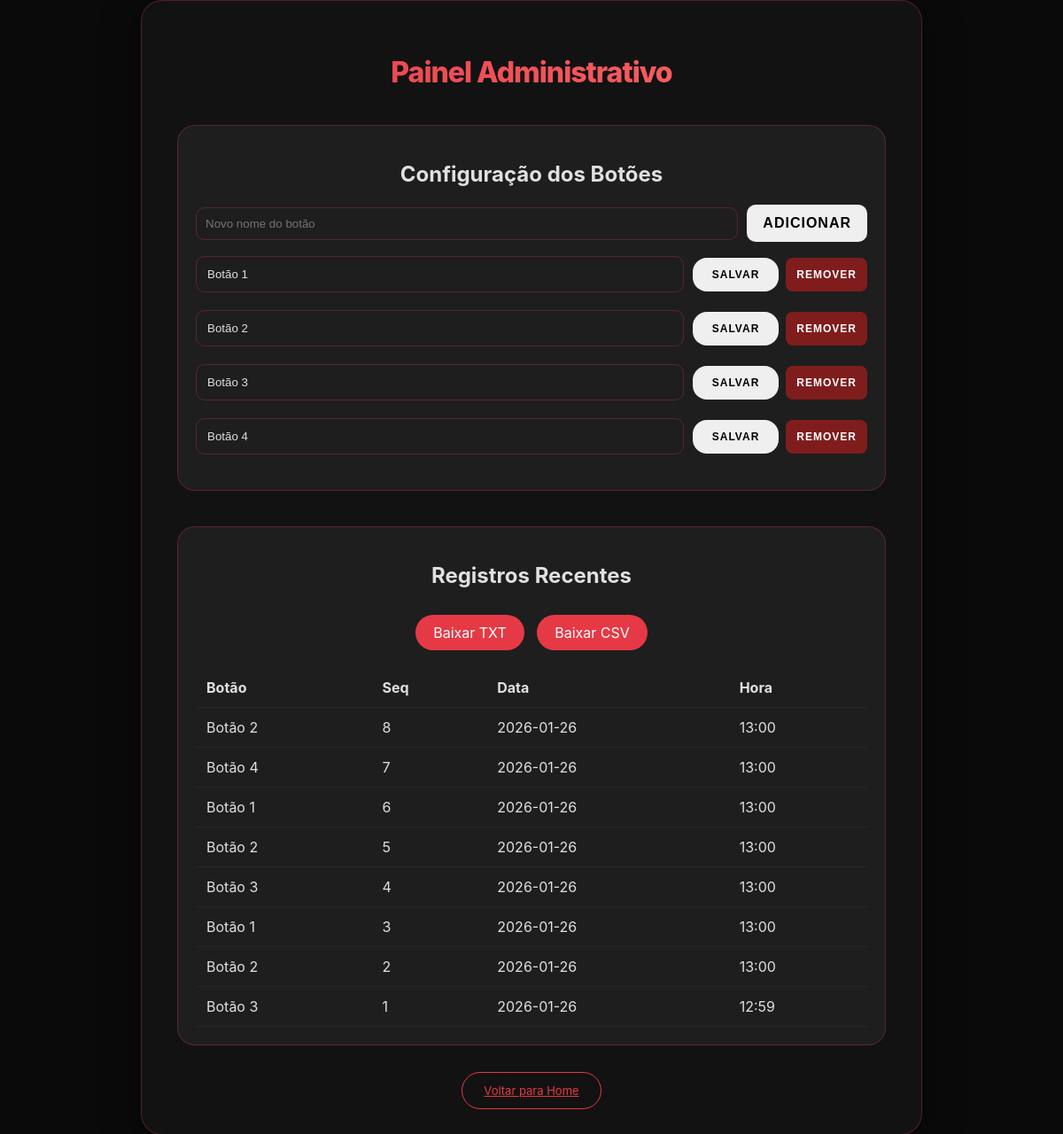
/admin, run on an earlier commit of the app's database.
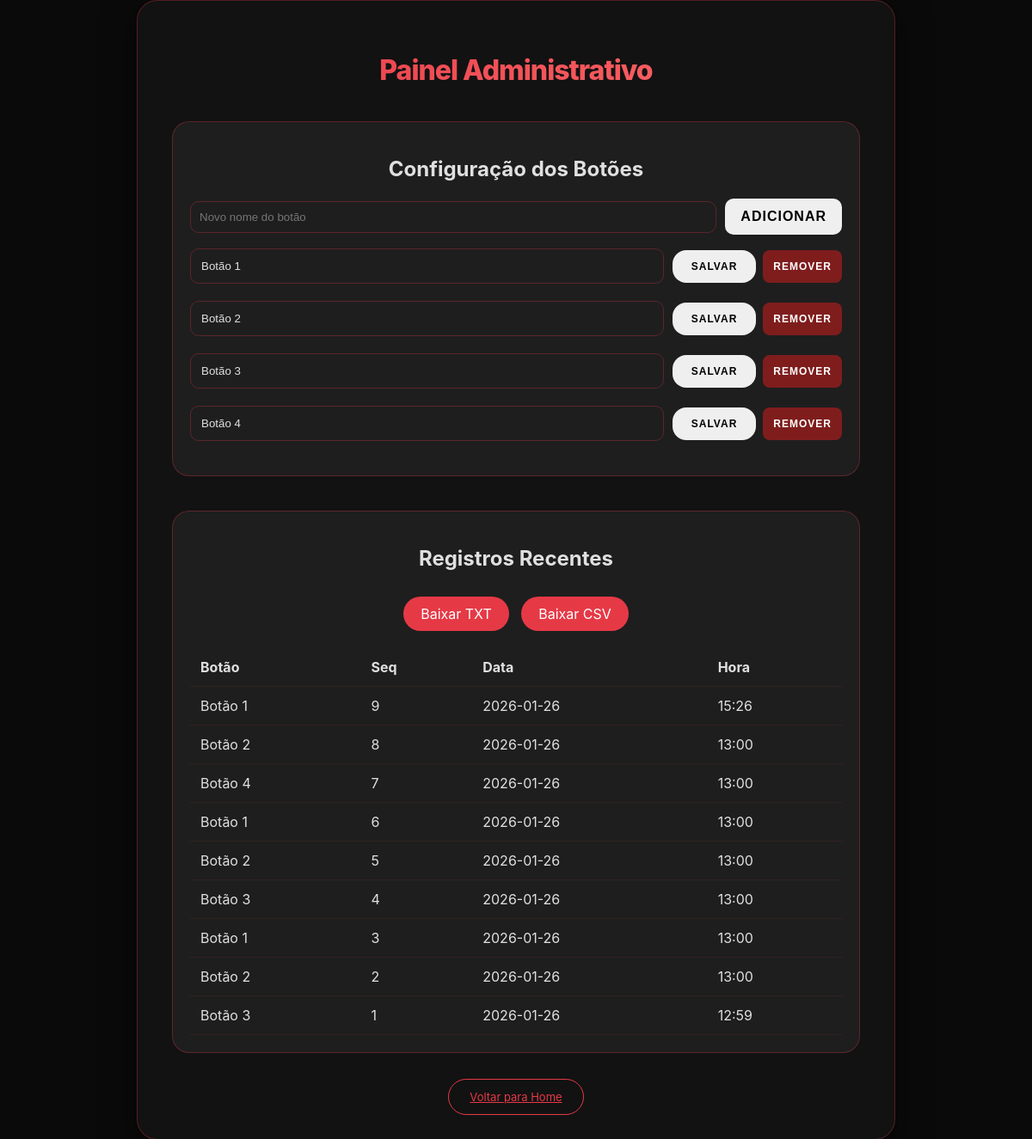
And on a later commit of the database.
### tables this page shows
CREATE TABLE botoes (
            id INTEGER PRIMARY KEY,
            nome TEXT
        );

CREATE TABLE cliques (
            id INTEGER PRIMARY KEY AUTOINCREMENT,
            botao TEXT,
            sequencial INTEGER,
            data TEXT,
            hora TEXT
        );

### app.py (the view)
@app.route('/admin')
def admin():
    conn = sqlite3.connect(DB_PATH)
    c = conn.cursor()
    c.execute("SELECT id, nome FROM botoes ORDER BY id")
    botoes = c.fetchall()
    c.execute("SELECT botao, sequencial, data, hora FROM cliques ORDER BY id DESC LIMIT 50")
    cliques = c.fetchall()
    conn.close()
    return render_template('admin.html', botoes=botoes, cliques=cliques)

### templates/admin.html (shortened to what this page needs)
<!DOCTYPE html>
<html lang="pt">
<head>
    <link rel="stylesheet" href="{{ url_for('static', filename='style.css') }}">
</head>
<body class="dark-mode">
    <div class="container" style="max-width: 800px;">
        <h1>Painel Administrativo</h1>
        <div class="admin-section">
            <h2>Configuração dos Botões</h2>
            <div style="display:flex; gap:10px; margin-bottom:16px; align-items:center;">
                <input type="text" id="new-button-name" placeholder="Novo nome do botão" style="flex:1; padding:10px; border-radius:10px; border:1px solid var(--border-vermelho); background:transparent; color:inherit;">
                <button onclick="addButton()" style="padding:10px 16px; border-radius:10px;">Adicionar</button>
            </div>
            {% for btn in botoes %}
            <div class="config-grid">
                <input type="text" id="name-{{ btn[0] }}" value="{{ btn[1] }}">
                <div style="display:flex; gap:8px; align-items:center;">
                    <button onclick="updateButton({{ btn[0] }})" style="padding: 10px 20px; font-size: 12px;">Salvar</button>
                    <button onclick="deleteButton({{ btn[0] }})" style="padding: 10px; font-size: 12px; background:#7f1d1d; color:white; border-radius:8px;">Remover</button>
                </div>
            </div>
            {% endfor %}
        </div>
        <div class="admin-section">
            <h2>Registros Recentes</h2>
            <a href="/admin/export" class="export-btn">Baixar TXT</a>
            <a href="/admin/export_csv" class="export-btn" style="margin-left:10px">Baixar CSV</a>
            <div class="table-container">
                <table>
                    <thead>
                        <tr>
                            <th>Botão</th>
                            <th>Seq</th>
                            <th>Data</th>
                            <th>Hora</th>
                        </tr>
                    </thead>
                    <tbody>
                        {% for log in cliques %}
                        <tr>
                            <td>{{ log[0] }}</td>
                            <td>{{ log[1] }}</td>
                            <td>{{ log[2] }}</td>
                            <td>{{ log[3] }}</td>
                        </tr>
                        {% endfor %}
                    </tbody>
                </table>
            </div>
        </div>
        <a href="/" id="toggleMode">Voltar para Home</a>
    </div>
</body>
</html>

### static/style.css (style rules this page uses)
:root { --preto: #0a0a0a; --branco: #ffffff; --vermelho-primario: #e63946; --vermelho-hover: #c1121f; --cinza-dark: #121212; --cinza-light: #f8f9fa; --texto-dark: #e0e0e0; --texto-light: #2d3436; --shadow-light: 0 10px 30px rgba(230, 57, 70, 0.1); --shadow-dark: 0 10px 40px rgba(0, 0, 0, 0.5); --border-vermelho: rgba(230, 57, 70, 0.3); }
body { margin: 0; font-family: 'Inter', 'Segoe UI', system-ui, -apple-system, sans-serif; transition: background-color 0.4s cubic-bezier(0.4, 0, 0.2, 1), color 0.4s; display: flex; justify-content: center; align-items: center; min-height: 100vh; overflow: hidden; }
.container { max-width: 500px; width: 90%; padding: 40px; border-radius: 24px; text-align: center; position: relative; z-index: 1; border: 1px solid var(--border-vermelho); }
h1 { margin-bottom: 40px; font-weight: 800; letter-spacing: -1px; background: linear-gradient(135deg, var(--vermelho-primario), #ff6b6b); -webkit-background-clip: text; -webkit-text-fill-color: transparent; }
button { padding: 24px; font-size: 16px; font-weight: 700; cursor: pointer; border: 2px solid transparent; border-radius: 16px; transition: all 0.3s cubic-bezier(0.4, 0, 0.2, 1); text-transform: uppercase; letter-spacing: 1px; }
body.dark-mode { background-color: var(--preto); color: var(--texto-dark); }
body.dark-mode .container { background-color: var(--cinza-dark); box-shadow: var(--shadow-dark); }
#toggleMode { margin-top: 30px; padding: 12px 24px; font-size: 13px; background: transparent; border: 1.5px solid var(--vermelho-primario); color: var(--vermelho-primario); box-shadow: none; border-radius: 30px; }

### templates/admin.html (style rules this page uses)
.admin-section { margin-bottom: 40px; background: rgba(255, 255, 255, 0.05); padding: 20px; border-radius: 20px; border: 1px solid var(--border-vermelho); }
.config-grid { display: grid; grid-template-columns: 1fr auto; gap: 10px; align-items: center; margin-bottom: 20px; }
input[type="text"] { padding: 12px; border-radius: 10px; border: 1px solid var(--border-vermelho); background: transparent; color: inherit; }
.table-container { overflow-x: auto; margin-top: 20px; }
table { width: 100%; border-collapse: collapse; text-align: left; }
th, td { padding: 12px; border-bottom: 1px solid rgba(230, 57, 70, 0.1); }
.export-btn { background: var(--vermelho-primario); color: white; padding: 10px 20px; border-radius: 30px; text-decoration: none; display: inline-block; margin-top: 10px; }

What changed in the data, as far as the page shows it:
added cliques: botao "Botão 1", sequencial "9", data "2026-01-26", hora "15:26"
